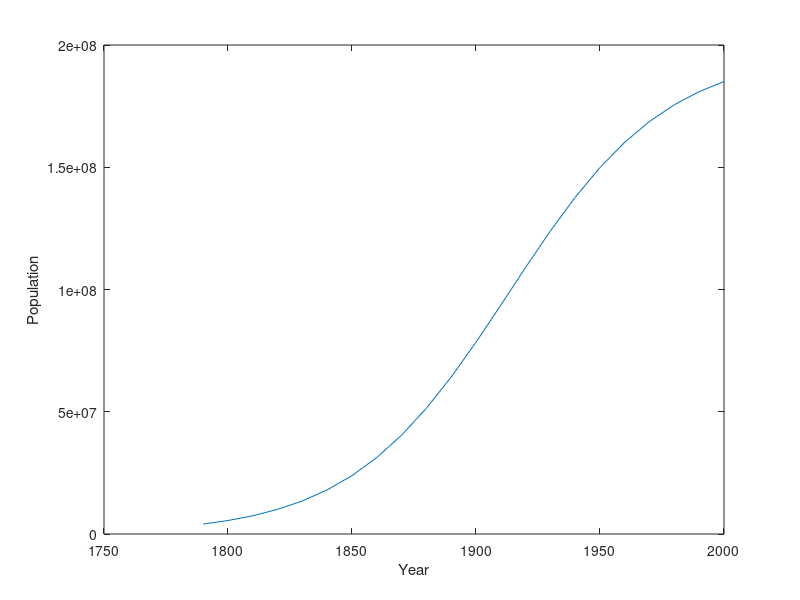

Write the MATLAB code that produced this figure.
P = @(t) 197273000./(1+exp(-0.03134.*(t-1913.25)));
t = 1790:10:2000;
y = P(t);
plot(t, y)
xlabel("Year")
ylabel("Population")

P = 0;
for t = 2000:10:5000
    lp = P;
    P = 197273000/(1+exp(-0.03134*(t-1913.25)));
    if (P - lp) == 0
        fprintf("Year:%d, Population:%.2f\n", t, P)
        break
    end
end
